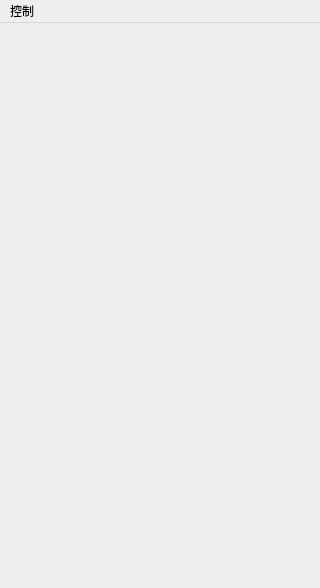
<?xml version="1.0" encoding="UTF-8"?>
<ui version="4.0">
 <class>MainWindow</class>
 <widget class="QMainWindow" name="MainWindow">
  <property name="windowModality">
   <enum>Qt::NonModal</enum>
  </property>
  <property name="geometry">
   <rect>
    <x>0</x>
    <y>0</y>
    <width>320</width>
    <height>588</height>
   </rect>
  </property>
  <property name="sizePolicy">
   <sizepolicy hsizetype="Fixed" vsizetype="Fixed">
    <horstretch>0</horstretch>
    <verstretch>0</verstretch>
   </sizepolicy>
  </property>
  <property name="minimumSize">
   <size>
    <width>320</width>
    <height>588</height>
   </size>
  </property>
  <property name="maximumSize">
   <size>
    <width>320</width>
    <height>588</height>
   </size>
  </property>
  <property name="windowTitle">
   <string>银币金币，变变变</string>
  </property>
  <property name="windowIcon">
   <iconset resource="res.qrc">
    <normaloff>:/src/Coin0001.png</normaloff>:/src/Coin0001.png</iconset>
  </property>
  <property name="layoutDirection">
   <enum>Qt::LeftToRight</enum>
  </property>
  <property name="autoFillBackground">
   <bool>false</bool>
  </property>
  <property name="styleSheet">
   <string notr="true"/>
  </property>
  <widget class="QWidget" name="centralwidget">
   <property name="layoutDirection">
    <enum>Qt::LeftToRight</enum>
   </property>
   <property name="autoFillBackground">
    <bool>false</bool>
   </property>
   <property name="styleSheet">
    <string notr="true">border-image: url(:/src/MenuSceneBg.png);
</string>
   </property>
  </widget>
  <widget class="QMenuBar" name="menubar">
   <property name="geometry">
    <rect>
     <x>0</x>
     <y>0</y>
     <width>320</width>
     <height>23</height>
    </rect>
   </property>
   <widget class="QMenu" name="menustart">
    <property name="title">
     <string>控制</string>
    </property>
    <addaction name="action"/>
   </widget>
   <addaction name="menustart"/>
  </widget>
  <action name="action">
   <property name="text">
    <string>退出</string>
   </property>
  </action>
 </widget>
 <resources>
  <include location="res.qrc"/>
 </resources>
 <connections/>
</ui>
